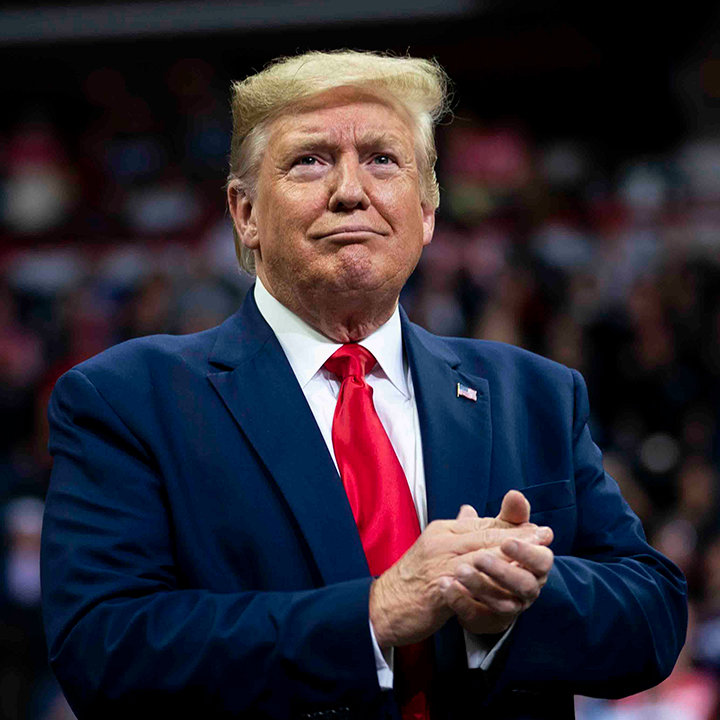
#> input picture lab4/trump_img.png, 720 x 720 px
$ python lab4_a.py
#> lines starting #> are read from the running program, lines starting #| are printed output that depends on the picture; after the words box and inside, x2 and y2 are one past the last pixel; in counts of white or black regions, pixels touching at a corner belong together
#> further down, img is the input picture: shape (720, 720, 3) float32; mean R, G, B 0.185, 0.161, 0.201
### lab4/im_functions.py
import numpy as np
import matplotlib.pyplot as plt

def to_black_n_white(img):
    # shape = img.shape
    img_b = np.average(img , axis=-1)
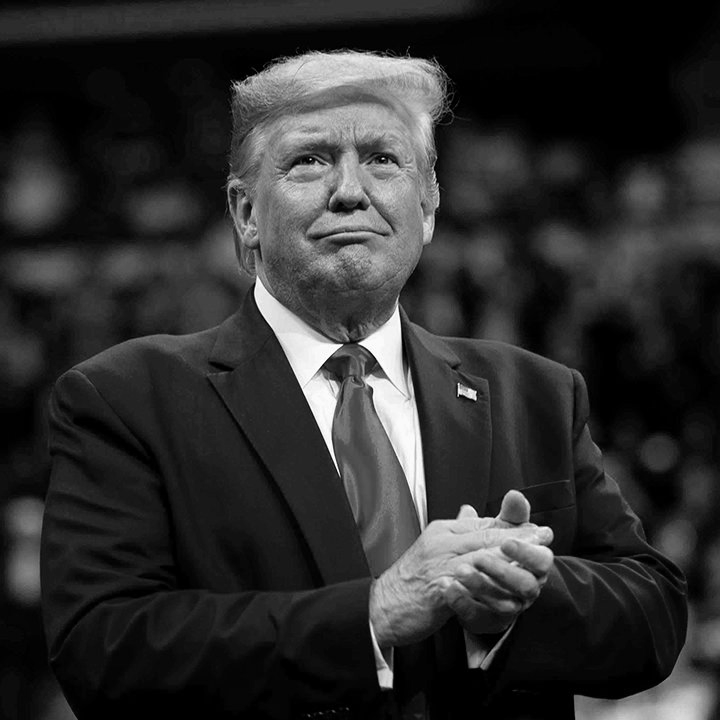
#> img_b: shape (720, 720) float32; min 0, max 1, mean 0.182
    plt.gray()
    avg = 0.5
    # [6 lines of commented-out code are left out]
    img_b[img_b < avg] = 0
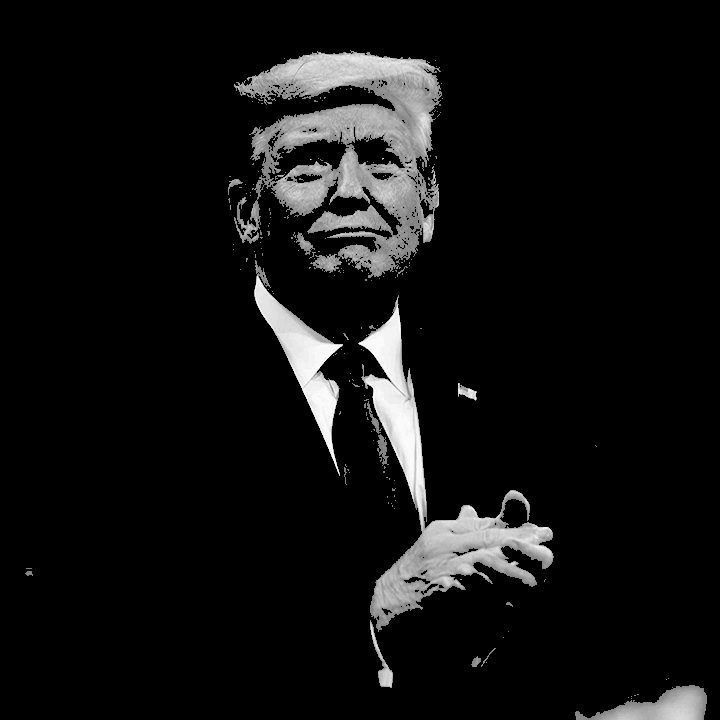
#> img_b: shape (720, 720) float32; min 0, max 1, mean 0.0679
    img_b[img_b >= avg] = 1
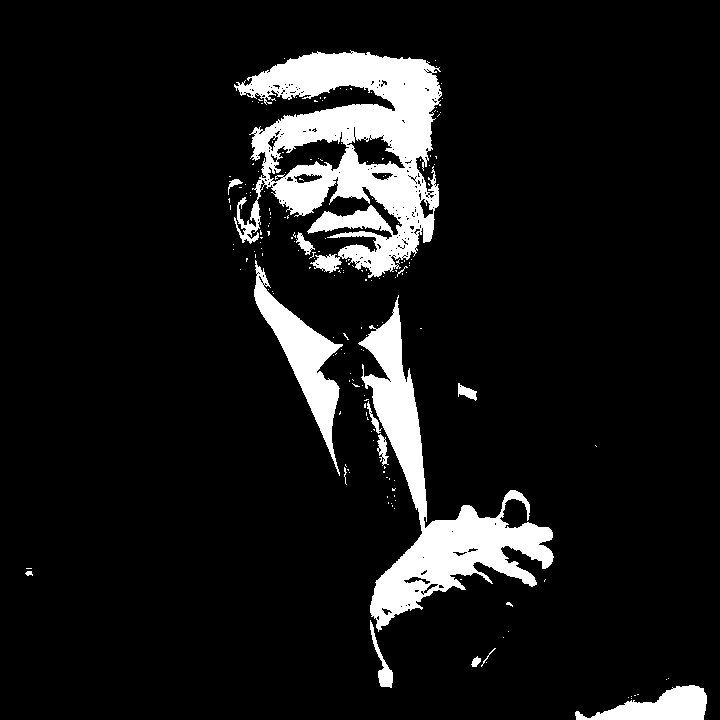
#> img_b: shape (720, 720) float32; values 0 (black) and 1 (white), 9.6% white; 186 white regions (171 under 20 px), largest, box (x1, y1, x2, y2) and area: (234, 50, 442, 278) 24944, (358, 295, 554, 632) 15638, (254, 260, 343, 476) 5005
    return img_b

### lab4/lab4_a.py
import numpy as np
import matplotlib.pyplot as plt
import im_functions as im

# Press the green button in the gutter to run the script.
if __name__ == '__main__':
    img = plt.imread('trump_img.png')

    img_b = im.to_black_n_white(img)
    plt.imshow(img_b)
    plt.show()
